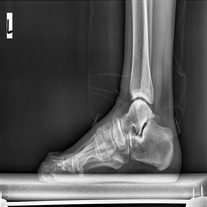
#> input picture experiments/pes_planus_current.jpg, 207 x 207 px, shrunk from 512 x 512 before the run, found by its file name
$ python generate_crop_comparison.py
#> lines starting #> are read from the running program, lines starting #| are printed output that depends on the picture
import cv2
import numpy as np
import matplotlib.pyplot as plt

p_curr = cv2.imread('experiments/pes_planus_current.jpg')
#> p_curr is the input picture: shape (207, 207, 3); min 0, max 255, mean 86.4
p_stretch = cv2.imread('experiments/pes_planus_tight_stretch.jpg')
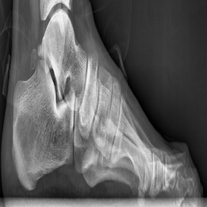
#> input picture experiments/pes_planus_tight_stretch.jpg, 207 x 207 px, shrunk from 512 x 512 before the run, found by its file name
#> p_stretch is the input picture: shape (207, 207, 3); min 0, max 249, mean 94.1
p_lb = cv2.imread('pes_padded.jpg')

n_curr = cv2.imread('experiments/normal_current.jpg')
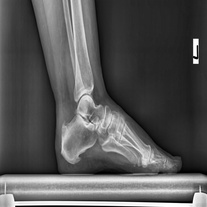
#> input picture experiments/normal_current.jpg, 207 x 207 px, shrunk from 512 x 512 before the run, found by its file name
#> n_curr is the input picture: shape (207, 207, 3); min 0, max 255, mean 85.8
n_stretch = cv2.imread('experiments/norm_sample_stretch.jpg')
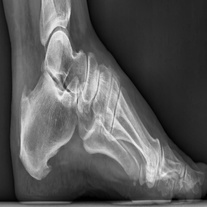
#> input picture experiments/norm_sample_stretch.jpg, 207 x 207 px, shrunk from 512 x 512 before the run, found by its file name
#> n_stretch is the input picture: shape (207, 207, 3); min 0, max 242, mean 87.6
n_lb = cv2.imread('experiments/norm_sample_letterbox.jpg')
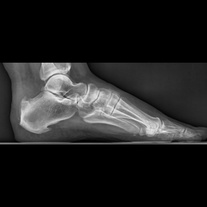
#> input picture experiments/norm_sample_letterbox.jpg, 207 x 207 px, shrunk from 512 x 512 before the run, found by its file name
#> n_lb is the input picture: shape (207, 207, 3); min 0, max 237, mean 34.7

fig, axes = plt.subplots(2, 3, figsize=(18, 12), dpi=150)
fig.suptitle('Röntgen Ön İşleme ve Kırpma Karşılaştırması (Pes Planus vs. Normal Ayak)', fontsize=16, fontweight='bold', y=0.98)
plt.subplots_adjust(wspace=0.08, hspace=0.15, left=0.08, right=0.96, top=0.88, bottom=0.04)

cols = [
    ('1. MEVCUT DURUM (Mevcut Kırpma)', 'Metal platform borusu + Uzun kaval kemiği + Harf etiketleri\nAyak tüm görselin yalnızca ~%35-40 alanını kaplıyor'),
    ('2. YENİ DURUM A (Tam Çerçeve / Full Crop)', 'Platform ve bacak kemikleri elendi, Yön sağa eşitlendi\nAyak %90 kaplar, yapay zeka için maksimum piksel verimliliği'),
    ('3. YENİ DURUM B (Doğal Orantı / Letterbox)', 'Platform ve bacak kemikleri elendi, Yön sağa eşitlendi\nKlinik anatomik açı ve en/boy oranını %100 korur')
]

rows = [
    ('DÜZ TABAN\n(Pes Planus)', [p_curr, p_stretch, p_lb], '#c0392b'),
    ('NORMAL AYAK\n(Normal)', [n_curr, n_stretch, n_lb], '#27ae60')
]

for r_idx, (r_label, imgs, color) in enumerate(rows):
    for c_idx, img in enumerate(imgs):
        ax = axes[r_idx, c_idx]
#> (the run stopped early here; a loop or call above may not have finished)
